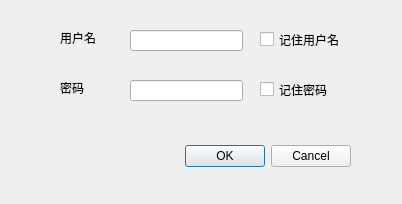
<?xml version="1.0" encoding="UTF-8"?>
<ui version="4.0">
 <class>LoginDialog</class>
 <widget class="QDialog" name="LoginDialog">
  <property name="geometry">
   <rect>
    <x>0</x>
    <y>0</y>
    <width>402</width>
    <height>204</height>
   </rect>
  </property>
  <property name="focusPolicy">
   <enum>Qt::StrongFocus</enum>
  </property>
  <property name="windowTitle">
   <string>登录</string>
  </property>
  <widget class="QDialogButtonBox" name="buttonBox">
   <property name="geometry">
    <rect>
     <x>10</x>
     <y>140</y>
     <width>341</width>
     <height>32</height>
    </rect>
   </property>
   <property name="orientation">
    <enum>Qt::Horizontal</enum>
   </property>
   <property name="standardButtons">
    <set>QDialogButtonBox::Cancel|QDialogButtonBox::Ok</set>
   </property>
  </widget>
  <widget class="QLineEdit" name="lineEdit">
   <property name="geometry">
    <rect>
     <x>130</x>
     <y>30</y>
     <width>113</width>
     <height>21</height>
    </rect>
   </property>
  </widget>
  <widget class="QLineEdit" name="lineEdit_2">
   <property name="geometry">
    <rect>
     <x>130</x>
     <y>80</y>
     <width>113</width>
     <height>21</height>
    </rect>
   </property>
  </widget>
  <widget class="QLabel" name="label">
   <property name="geometry">
    <rect>
     <x>60</x>
     <y>30</y>
     <width>72</width>
     <height>15</height>
    </rect>
   </property>
   <property name="text">
    <string>用户名</string>
   </property>
  </widget>
  <widget class="QLabel" name="label_2">
   <property name="geometry">
    <rect>
     <x>60</x>
     <y>80</y>
     <width>72</width>
     <height>15</height>
    </rect>
   </property>
   <property name="text">
    <string>密码</string>
   </property>
  </widget>
  <widget class="QCheckBox" name="checkBox">
   <property name="geometry">
    <rect>
     <x>260</x>
     <y>30</y>
     <width>121</width>
     <height>19</height>
    </rect>
   </property>
   <property name="text">
    <string>记住用户名</string>
   </property>
  </widget>
  <widget class="QCheckBox" name="checkBox_2">
   <property name="geometry">
    <rect>
     <x>260</x>
     <y>80</y>
     <width>91</width>
     <height>19</height>
    </rect>
   </property>
   <property name="text">
    <string>记住密码</string>
   </property>
  </widget>
 </widget>
 <resources/>
 <connections>
  <connection>
   <sender>buttonBox</sender>
   <signal>accepted()</signal>
   <receiver>LoginDialog</receiver>
   <slot>accept()</slot>
   <hints>
    <hint type="sourcelabel">
     <x>248</x>
     <y>254</y>
    </hint>
    <hint type="destinationlabel">
     <x>157</x>
     <y>274</y>
    </hint>
   </hints>
  </connection>
  <connection>
   <sender>buttonBox</sender>
   <signal>rejected()</signal>
   <receiver>Dialog</receiver>
   <slot>reject()</slot>
   <hints>
    <hint type="sourcelabel">
     <x>316</x>
     <y>260</y>
    </hint>
    <hint type="destinationlabel">
     <x>286</x>
     <y>274</y>
    </hint>
   </hints>
  </connection>
 </connections>
</ui>
